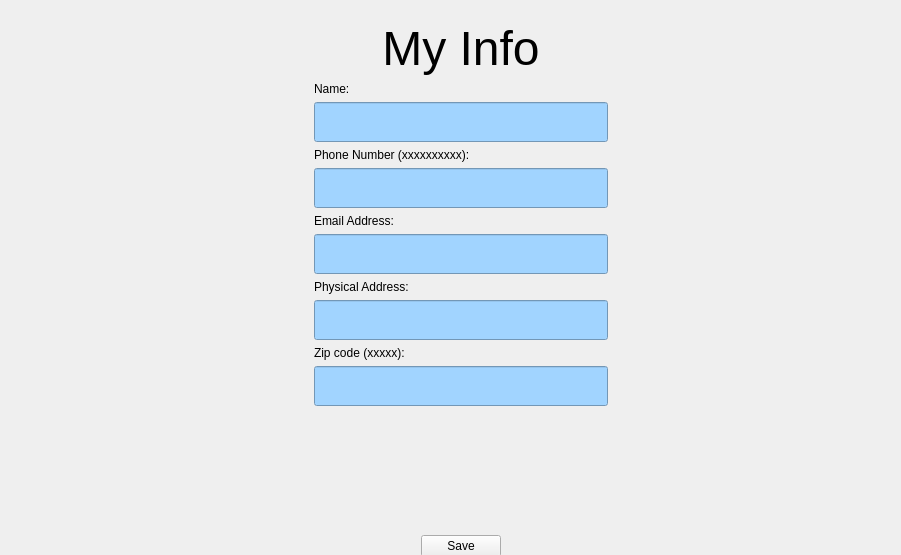
<?xml version="1.0" encoding="UTF-8"?>
<ui version="4.0">
 <class>UserInfo</class>
 <widget class="QWidget" name="UserInfo">
  <property name="geometry">
   <rect>
    <x>0</x>
    <y>0</y>
    <width>901</width>
    <height>555</height>
   </rect>
  </property>
  <property name="minimumSize">
   <size>
    <width>900</width>
    <height>555</height>
   </size>
  </property>
  <property name="windowTitle">
   <string>Form</string>
  </property>
  <layout class="QHBoxLayout" name="horizontalLayout_9">
   <item>
    <widget class="QStackedWidget" name="stackedWidget">
     <property name="minimumSize">
      <size>
       <width>900</width>
       <height>555</height>
      </size>
     </property>
     <property name="currentIndex">
      <number>2</number>
     </property>
     <widget class="QWidget" name="createAccount">
      <layout class="QGridLayout" name="gridLayout">
       <item row="0" column="1">
        <widget class="QLabel" name="label">
         <property name="font">
          <font>
           <pointsize>36</pointsize>
          </font>
         </property>
         <property name="text">
          <string>Create Account</string>
         </property>
         <property name="alignment">
          <set>Qt::AlignCenter</set>
         </property>
        </widget>
       </item>
       <item row="1" column="1">
        <widget class="QLabel" name="label_13">
         <property name="text">
          <string>Pick a username and a password.  Please keep in mind that you cannot change your username or password after you click continue</string>
         </property>
         <property name="alignment">
          <set>Qt::AlignCenter</set>
         </property>
         <property name="wordWrap">
          <bool>true</bool>
         </property>
        </widget>
       </item>
       <item row="2" column="0">
        <spacer name="horizontalSpacer_6">
         <property name="orientation">
          <enum>Qt::Horizontal</enum>
         </property>
         <property name="sizeHint" stdset="0">
          <size>
           <width>277</width>
           <height>20</height>
          </size>
         </property>
        </spacer>
       </item>
       <item row="2" column="1">
        <layout class="QVBoxLayout" name="verticalLayout_5">
         <item>
          <layout class="QVBoxLayout" name="verticalLayout_4">
           <item>
            <layout class="QVBoxLayout" name="verticalLayout_2">
             <item>
              <widget class="QLabel" name="label_3">
               <property name="text">
                <string>Username (case-senstive)</string>
               </property>
              </widget>
             </item>
             <item>
              <widget class="QLineEdit" name="username">
               <property name="minimumSize">
                <size>
                 <width>270</width>
                 <height>40</height>
                </size>
               </property>
               <property name="styleSheet">
                <string notr="true">background-color: rgb(161, 212, 255)</string>
               </property>
               <property name="text">
                <string/>
               </property>
              </widget>
             </item>
            </layout>
           </item>
           <item>
            <spacer name="verticalSpacer_3">
             <property name="orientation">
              <enum>Qt::Vertical</enum>
             </property>
             <property name="sizeHint" stdset="0">
              <size>
               <width>20</width>
               <height>40</height>
              </size>
             </property>
            </spacer>
           </item>
           <item>
            <spacer name="verticalSpacer_7">
             <property name="orientation">
              <enum>Qt::Vertical</enum>
             </property>
             <property name="sizeHint" stdset="0">
              <size>
               <width>20</width>
               <height>40</height>
              </size>
             </property>
            </spacer>
           </item>
           <item>
            <widget class="QLabel" name="label_4">
             <property name="text">
              <string>Password</string>
             </property>
            </widget>
           </item>
           <item>
            <layout class="QVBoxLayout" name="verticalLayout_3">
             <item>
              <widget class="QLineEdit" name="password">
               <property name="minimumSize">
                <size>
                 <width>270</width>
                 <height>40</height>
                </size>
               </property>
               <property name="styleSheet">
                <string notr="true">background-color: rgb(161, 212, 255)</string>
               </property>
               <property name="text">
                <string/>
               </property>
              </widget>
             </item>
            </layout>
           </item>
           <item>
            <spacer name="verticalSpacer_8">
             <property name="orientation">
              <enum>Qt::Vertical</enum>
             </property>
             <property name="sizeHint" stdset="0">
              <size>
               <width>20</width>
               <height>40</height>
              </size>
             </property>
            </spacer>
           </item>
           <item>
            <spacer name="verticalSpacer_2">
             <property name="orientation">
              <enum>Qt::Vertical</enum>
             </property>
             <property name="sizeHint" stdset="0">
              <size>
               <width>20</width>
               <height>40</height>
              </size>
             </property>
            </spacer>
           </item>
           <item>
            <widget class="QLabel" name="label_5">
             <property name="text">
              <string>Reenter Password</string>
             </property>
            </widget>
           </item>
           <item>
            <layout class="QVBoxLayout" name="verticalLayout">
             <item>
              <widget class="QLineEdit" name="passwordVerification">
               <property name="minimumSize">
                <size>
                 <width>270</width>
                 <height>40</height>
                </size>
               </property>
               <property name="styleSheet">
                <string notr="true">background-color: rgb(161, 212, 255)</string>
               </property>
               <property name="text">
                <string/>
               </property>
              </widget>
             </item>
            </layout>
           </item>
          </layout>
         </item>
         <item>
          <spacer name="verticalSpacer_9">
           <property name="orientation">
            <enum>Qt::Vertical</enum>
           </property>
           <property name="sizeHint" stdset="0">
            <size>
             <width>20</width>
             <height>40</height>
            </size>
           </property>
          </spacer>
         </item>
         <item>
          <widget class="QLabel" name="label_12">
           <property name="text">
            <string>Account Type:</string>
           </property>
          </widget>
         </item>
         <item>
          <layout class="QHBoxLayout" name="horizontalLayout_8">
           <item>
            <widget class="QComboBox" name="accountType">
             <property name="styleSheet">
              <string notr="true">background-color: rgb(161, 212, 255)</string>
             </property>
             <item>
              <property name="text">
               <string>Select One</string>
              </property>
             </item>
             <item>
              <property name="text">
               <string>Adopter</string>
              </property>
             </item>
             <item>
              <property name="text">
               <string>Owner</string>
              </property>
             </item>
            </widget>
           </item>
          </layout>
         </item>
         <item>
          <spacer name="verticalSpacer">
           <property name="orientation">
            <enum>Qt::Vertical</enum>
           </property>
           <property name="sizeHint" stdset="0">
            <size>
             <width>20</width>
             <height>40</height>
            </size>
           </property>
          </spacer>
         </item>
         <item>
          <widget class="QLabel" name="errorLabel">
           <property name="styleSheet">
            <string notr="true">color:red;</string>
           </property>
           <property name="text">
            <string/>
           </property>
          </widget>
         </item>
         <item>
          <layout class="QHBoxLayout" name="horizontalLayout">
           <item>
            <spacer name="horizontalSpacer">
             <property name="orientation">
              <enum>Qt::Horizontal</enum>
             </property>
             <property name="sizeHint" stdset="0">
              <size>
               <width>40</width>
               <height>20</height>
              </size>
             </property>
            </spacer>
           </item>
           <item>
            <widget class="QPushButton" name="continueButton">
             <property name="styleSheet">
              <string notr="true">background-color: rgb(161, 212, 255)</string>
             </property>
             <property name="text">
              <string>Continue</string>
             </property>
            </widget>
           </item>
           <item>
            <spacer name="horizontalSpacer_2">
             <property name="orientation">
              <enum>Qt::Horizontal</enum>
             </property>
             <property name="sizeHint" stdset="0">
              <size>
               <width>40</width>
               <height>20</height>
              </size>
             </property>
            </spacer>
           </item>
          </layout>
         </item>
        </layout>
       </item>
       <item row="2" column="2">
        <spacer name="horizontalSpacer_5">
         <property name="orientation">
          <enum>Qt::Horizontal</enum>
         </property>
         <property name="sizeHint" stdset="0">
          <size>
           <width>276</width>
           <height>20</height>
          </size>
         </property>
        </spacer>
       </item>
       <item row="0" column="0">
        <widget class="QPushButton" name="backButton">
         <property name="maximumSize">
          <size>
           <width>100</width>
           <height>16777215</height>
          </size>
         </property>
         <property name="text">
          <string>&lt;- Back</string>
         </property>
        </widget>
       </item>
      </layout>
     </widget>
     <widget class="QWidget" name="userInfo">
      <layout class="QGridLayout" name="gridLayout_2">
       <item row="0" column="1">
        <widget class="QLabel" name="label_2">
         <property name="font">
          <font>
           <pointsize>36</pointsize>
          </font>
         </property>
         <property name="text">
          <string>My Info</string>
         </property>
         <property name="alignment">
          <set>Qt::AlignCenter</set>
         </property>
        </widget>
       </item>
       <item row="1" column="1" rowspan="2">
        <layout class="QVBoxLayout" name="verticalLayout_6">
         <item>
          <widget class="QLabel" name="label_8">
           <property name="text">
            <string>First name:</string>
           </property>
          </widget>
         </item>
         <item>
          <layout class="QHBoxLayout" name="horizontalLayout_3">
           <item>
            <widget class="QLineEdit" name="firstName">
             <property name="minimumSize">
              <size>
               <width>200</width>
               <height>40</height>
              </size>
             </property>
             <property name="styleSheet">
              <string notr="true">background-color: rgb(161, 212, 255)</string>
             </property>
            </widget>
           </item>
          </layout>
         </item>
         <item>
          <spacer name="verticalSpacer_4">
           <property name="orientation">
            <enum>Qt::Vertical</enum>
           </property>
           <property name="sizeHint" stdset="0">
            <size>
             <width>20</width>
             <height>40</height>
            </size>
           </property>
          </spacer>
         </item>
         <item>
          <widget class="QLabel" name="label_9">
           <property name="text">
            <string>Last name:</string>
           </property>
          </widget>
         </item>
         <item>
          <layout class="QHBoxLayout" name="horizontalLayout_4">
           <item>
            <widget class="QLineEdit" name="lastName">
             <property name="minimumSize">
              <size>
               <width>200</width>
               <height>40</height>
              </size>
             </property>
             <property name="styleSheet">
              <string notr="true">background-color: rgb(161, 212, 255)</string>
             </property>
            </widget>
           </item>
          </layout>
         </item>
         <item>
          <spacer name="verticalSpacer_5">
           <property name="orientation">
            <enum>Qt::Vertical</enum>
           </property>
           <property name="sizeHint" stdset="0">
            <size>
             <width>20</width>
             <height>40</height>
            </size>
           </property>
          </spacer>
         </item>
         <item>
          <widget class="QLabel" name="label_10">
           <property name="text">
            <string>Email address:</string>
           </property>
          </widget>
         </item>
         <item>
          <layout class="QHBoxLayout" name="horizontalLayout_5">
           <item>
            <widget class="QLineEdit" name="emailAddress">
             <property name="minimumSize">
              <size>
               <width>200</width>
               <height>40</height>
              </size>
             </property>
             <property name="styleSheet">
              <string notr="true">background-color: rgb(161, 212, 255)</string>
             </property>
            </widget>
           </item>
          </layout>
         </item>
         <item>
          <spacer name="verticalSpacer_6">
           <property name="orientation">
            <enum>Qt::Vertical</enum>
           </property>
           <property name="sizeHint" stdset="0">
            <size>
             <width>20</width>
             <height>40</height>
            </size>
           </property>
          </spacer>
         </item>
         <item>
          <widget class="QLabel" name="label_11">
           <property name="text">
            <string>Zip code (xxxxx):</string>
           </property>
          </widget>
         </item>
         <item>
          <layout class="QHBoxLayout" name="horizontalLayout_6">
           <item>
            <widget class="QLineEdit" name="zipCode">
             <property name="minimumSize">
              <size>
               <width>200</width>
               <height>40</height>
              </size>
             </property>
             <property name="styleSheet">
              <string notr="true">background-color: rgb(161, 212, 255)</string>
             </property>
            </widget>
           </item>
          </layout>
         </item>
        </layout>
       </item>
       <item row="2" column="2">
        <spacer name="horizontalSpacer_8">
         <property name="orientation">
          <enum>Qt::Horizontal</enum>
         </property>
         <property name="sizeHint" stdset="0">
          <size>
           <width>282</width>
           <height>20</height>
          </size>
         </property>
        </spacer>
       </item>
       <item row="4" column="1">
        <widget class="QLabel" name="errorLabel2">
         <property name="styleSheet">
          <string notr="true">color:red;</string>
         </property>
         <property name="text">
          <string/>
         </property>
        </widget>
       </item>
       <item row="3" column="1">
        <widget class="QLabel" name="adopterSavedMessage">
         <property name="text">
          <string/>
         </property>
         <property name="alignment">
          <set>Qt::AlignCenter</set>
         </property>
        </widget>
       </item>
       <item row="1" column="0">
        <spacer name="horizontalSpacer_7">
         <property name="orientation">
          <enum>Qt::Horizontal</enum>
         </property>
         <property name="sizeHint" stdset="0">
          <size>
           <width>282</width>
           <height>20</height>
          </size>
         </property>
        </spacer>
       </item>
       <item row="5" column="1">
        <layout class="QHBoxLayout" name="horizontalLayout_7">
         <item>
          <spacer name="horizontalSpacer_3">
           <property name="orientation">
            <enum>Qt::Horizontal</enum>
           </property>
           <property name="sizeHint" stdset="0">
            <size>
             <width>40</width>
             <height>20</height>
            </size>
           </property>
          </spacer>
         </item>
         <item>
          <widget class="QPushButton" name="saveButton">
           <property name="styleSheet">
            <string notr="true">background-color: rgb(161, 212, 255)</string>
           </property>
           <property name="text">
            <string>Save</string>
           </property>
          </widget>
         </item>
         <item>
          <spacer name="horizontalSpacer_4">
           <property name="orientation">
            <enum>Qt::Horizontal</enum>
           </property>
           <property name="sizeHint" stdset="0">
            <size>
             <width>40</width>
             <height>20</height>
            </size>
           </property>
          </spacer>
         </item>
        </layout>
       </item>
      </layout>
     </widget>
     <widget class="QWidget" name="MyInfoOwner">
      <layout class="QGridLayout" name="gridLayout_3">
       <item row="0" column="1">
        <widget class="QLabel" name="label_6">
         <property name="font">
          <font>
           <pointsize>36</pointsize>
          </font>
         </property>
         <property name="text">
          <string>My Info</string>
         </property>
         <property name="alignment">
          <set>Qt::AlignCenter</set>
         </property>
        </widget>
       </item>
       <item row="1" column="1">
        <layout class="QVBoxLayout" name="verticalLayout_7">
         <item>
          <layout class="QHBoxLayout" name="horizontalLayout_10">
           <item>
            <widget class="QLabel" name="label_7">
             <property name="maximumSize">
              <size>
               <width>50</width>
               <height>16777215</height>
              </size>
             </property>
             <property name="text">
              <string>Name:</string>
             </property>
            </widget>
           </item>
           <item>
            <widget class="QLabel" name="shelterName">
             <property name="text">
              <string/>
             </property>
            </widget>
           </item>
          </layout>
         </item>
         <item>
          <widget class="QLineEdit" name="nameOwner">
           <property name="minimumSize">
            <size>
             <width>200</width>
             <height>40</height>
            </size>
           </property>
           <property name="styleSheet">
            <string notr="true">background-color: rgb(161, 212, 255)</string>
           </property>
          </widget>
         </item>
         <item>
          <widget class="QLabel" name="label_14">
           <property name="text">
            <string>Phone Number (xxxxxxxxxx):</string>
           </property>
          </widget>
         </item>
         <item>
          <widget class="QLineEdit" name="phoneNumberOwner">
           <property name="minimumSize">
            <size>
             <width>200</width>
             <height>40</height>
            </size>
           </property>
           <property name="styleSheet">
            <string notr="true">background-color: rgb(161, 212, 255)</string>
           </property>
          </widget>
         </item>
         <item>
          <widget class="QLabel" name="label_15">
           <property name="text">
            <string>Email Address:</string>
           </property>
          </widget>
         </item>
         <item>
          <widget class="QLineEdit" name="emailOwner">
           <property name="minimumSize">
            <size>
             <width>200</width>
             <height>40</height>
            </size>
           </property>
           <property name="styleSheet">
            <string notr="true">background-color: rgb(161, 212, 255)</string>
           </property>
          </widget>
         </item>
         <item>
          <widget class="QLabel" name="label_16">
           <property name="text">
            <string>Physical Address:</string>
           </property>
          </widget>
         </item>
         <item>
          <widget class="QLineEdit" name="addressOwner">
           <property name="minimumSize">
            <size>
             <width>200</width>
             <height>40</height>
            </size>
           </property>
           <property name="styleSheet">
            <string notr="true">background-color: rgb(161, 212, 255)</string>
           </property>
          </widget>
         </item>
         <item>
          <widget class="QLabel" name="label_17">
           <property name="text">
            <string>Zip code (xxxxx):</string>
           </property>
          </widget>
         </item>
         <item>
          <widget class="QLineEdit" name="zipOwner">
           <property name="minimumSize">
            <size>
             <width>200</width>
             <height>40</height>
            </size>
           </property>
           <property name="styleSheet">
            <string notr="true">background-color: rgb(161, 212, 255)</string>
           </property>
          </widget>
         </item>
        </layout>
       </item>
       <item row="1" column="2">
        <spacer name="horizontalSpacer_10">
         <property name="orientation">
          <enum>Qt::Horizontal</enum>
         </property>
         <property name="sizeHint" stdset="0">
          <size>
           <width>282</width>
           <height>20</height>
          </size>
         </property>
        </spacer>
       </item>
       <item row="2" column="1">
        <widget class="QLabel" name="errorLabelOwner">
         <property name="styleSheet">
          <string notr="true">color:red;</string>
         </property>
         <property name="text">
          <string/>
         </property>
        </widget>
       </item>
       <item row="4" column="1">
        <widget class="QLabel" name="ownerSavedMessage">
         <property name="text">
          <string/>
         </property>
         <property name="alignment">
          <set>Qt::AlignCenter</set>
         </property>
        </widget>
       </item>
       <item row="5" column="1">
        <layout class="QHBoxLayout" name="horizontalLayout_2">
         <item>
          <spacer name="horizontalSpacer_11">
           <property name="orientation">
            <enum>Qt::Horizontal</enum>
           </property>
           <property name="sizeHint" stdset="0">
            <size>
             <width>40</width>
             <height>20</height>
            </size>
           </property>
          </spacer>
         </item>
         <item>
          <widget class="QPushButton" name="saveOwnerButton">
           <property name="text">
            <string>Save</string>
           </property>
          </widget>
         </item>
         <item>
          <spacer name="horizontalSpacer_12">
           <property name="orientation">
            <enum>Qt::Horizontal</enum>
           </property>
           <property name="sizeHint" stdset="0">
            <size>
             <width>40</width>
             <height>20</height>
            </size>
           </property>
          </spacer>
         </item>
        </layout>
       </item>
       <item row="1" column="0">
        <spacer name="horizontalSpacer_9">
         <property name="orientation">
          <enum>Qt::Horizontal</enum>
         </property>
         <property name="sizeHint" stdset="0">
          <size>
           <width>282</width>
           <height>20</height>
          </size>
         </property>
        </spacer>
       </item>
      </layout>
     </widget>
    </widget>
   </item>
  </layout>
 </widget>
 <resources/>
 <connections/>
</ui>
